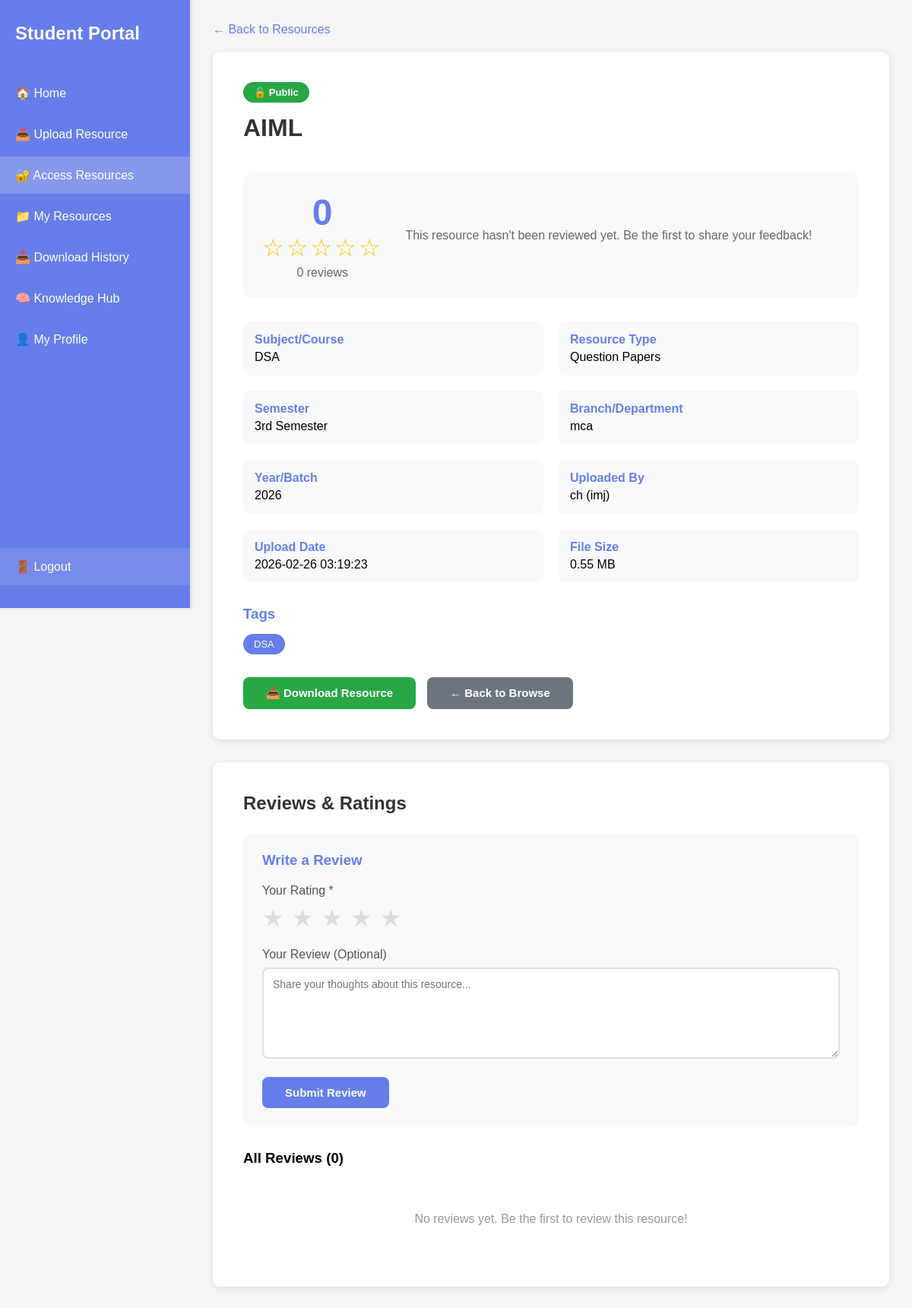
Page /resource/5 (signed in) on the committed database.
### tables this page shows
CREATE TABLE resources (
            id INTEGER PRIMARY KEY AUTOINCREMENT,
            user_id INTEGER NOT NULL,
            title TEXT NOT NULL,
            subject TEXT NOT NULL,
            semester TEXT NOT NULL,
            resource_type TEXT NOT NULL,
            year_batch TEXT NOT NULL,
            description TEXT,
            tags TEXT,
            filename TEXT NOT NULL,
            original_filename TEXT NOT NULL,
            file_size INTEGER,
            upload_date TIMESTAMP DEFAULT CURRENT_TIMESTAMP, privacy TEXT DEFAULT 'Public', approval_status TEXT DEFAULT 'approved',
            FOREIGN KEY (user_id) REFERENCES users (id)
        );

CREATE TABLE users (
            id INTEGER PRIMARY KEY AUTOINCREMENT,
            name TEXT NOT NULL,
            email TEXT UNIQUE NOT NULL,
            password TEXT NOT NULL,
            phone TEXT NOT NULL,
            college TEXT NOT NULL,
            branch TEXT NOT NULL,
            semester TEXT NOT NULL
        , blocked INTEGER DEFAULT 0);

### app.py (the view)
@app.route('/resource/<int:resource_id>')
def resource_detail(resource_id):
    if 'user' not in session:
        return redirect(url_for('login'))
    conn = get_db_connection()
    cursor = conn.cursor()
    cursor.execute('SELECT * FROM users WHERE email = ?', (session['user'],))
    user = cursor.fetchone()
    cursor.execute('''
        SELECT r.*, u.name as uploader_name, u.college as uploader_college, u.branch as uploader_branch
        FROM resources r
        JOIN users u ON r.user_id = u.id
        WHERE r.id = ?
    ''', (resource_id,))
    resource = cursor.fetchone()
    if not resource:
        conn.close()
        flash('Resource not found!', 'error')
        return redirect(url_for('access_resources'))
    resource_dict = dict(resource)
    if resource['privacy'] == 'Public':
        resource_dict['accessible'] = True
    elif resource['privacy'] == 'Private' and resource['uploader_college'] == user['college']:
        resource_dict['accessible'] = True
    else:
        resource_dict['accessible'] = False
    rating_info = get_resource_rating(resource_id)
    resource_dict['avg_rating'] = rating_info['avg_rating']
    resource_dict['review_count'] = rating_info['review_count']
    cursor.execute('''
        SELECT r.*, u.name as reviewer_name
        FROM reviews r
        JOIN users u ON r.user_id = u.id
        WHERE r.resource_id = ?
        ORDER BY r.created_at DESC
    ''', (resource_id,))
    reviews = [dict(row) for row in cursor.fetchall()]
    user_review = get_user_review(resource_id, user['id'])
    conn.close()
    return render_template('resource_detail.html',
                         resource=resource_dict,
                         reviews=reviews,
                         user_review=user_review,
                         user=user)

### app.py (called while the page is built)
def get_db_connection():
    conn = sqlite3.connect('users.db')
    conn.row_factory = sqlite3.Row
    return conn

def get_resource_rating(resource_id):
    conn = get_db_connection()
    cursor = conn.cursor()
    cursor.execute('''
        SELECT
            COALESCE(AVG(rating), 0) as avg_rating,
            COUNT(*) as review_count
        FROM reviews
        WHERE resource_id = ?
    ''', (resource_id,))
    result = cursor.fetchone()
    conn.close()
    return {
        'avg_rating': round(result['avg_rating'], 1) if result['avg_rating'] else 0,
        'review_count': result['review_count']
    }

def get_user_review(resource_id, user_id):
    conn = get_db_connection()
    cursor = conn.cursor()
    cursor.execute('''
        SELECT * FROM reviews
        WHERE resource_id = ? AND user_id = ?
    ''', (resource_id, user_id))
    review = cursor.fetchone()
    conn.close()
    return dict(review) if review else None

### templates/resource_detail.html (shortened to what this page needs)
<!DOCTYPE html>
<html lang="en">
<head>
</head>
<body>
    <div class="sidebar">
        <div class="nav-brand">Student Portal</div>
        <ul class="nav-menu">
            <li><a href="/dashboard">🏠 Home</a></li>
            <li><a href="/upload_page">📤 Upload Resource</a></li>
            <li><a href="/access_resources" class="active">🔐 Access Resources</a></li>
            <li><a href="/my_resources">📁 My Resources</a></li>
            <li><a href="/download_history">📥 Download History</a></li>
            <li><a href="/knowledge_hub">🧠 Knowledge Hub</a></li>
            <li><a href="/my_profile">👤 My Profile</a></li>
            <li class="logout-item"><a href="/logout" class="logout-link">🚪 Logout</a></li>
        </ul>
    </div>
    <div class="main-content">
        <a href="/access_resources" class="back-link">← Back to Resources</a>
        <div class="content-box">
            <div class="resource-header">
                <div class="resource-title-section">
                    <span
                        class="privacy-badge {% if resource.privacy == 'Public' %}badge-public{% else %}badge-private{% endif %}">
                        {% if resource.privacy == 'Public' %}🔓 Public{% else %}🔒 Private{% endif %}
                    </span>
                    <h1>{{ resource.title }}</h1>
                </div>
            </div>
            <div class="rating-summary">
                <div class="rating-large">
                    <div class="rating-number">{{ resource.avg_rating }}</div>
                    <div class="stars-large">{{ '★' * resource.avg_rating|int }}{{ '☆' * (5 - resource.avg_rating|int)
                        }}</div>
                    <div class="rating-count">{{ resource.review_count }} review{{ 's' if resource.review_count != 1
                        else '' }}</div>
                </div>
                <div style="flex: 1;">
                    <p style="color: #666; line-height: 1.6;">
                        {% if resource.review_count > 0 %}
                        This resource has been reviewed by {{ resource.review_count }} user{{ 's' if
                        resource.review_count != 1 else '' }}
                        with an average rating of {{ resource.avg_rating }} out of 5 stars.
                        {% else %}
                        This resource hasn't been reviewed yet. Be the first to share your feedback!
                        {% endif %}
                    </p>
                </div>
            </div>
            <div class="resource-info">
                <div class="info-item">
                    <strong>Subject/Course</strong>
                    {{ resource.subject }}
                </div>
                <div class="info-item">
                    <strong>Resource Type</strong>
                    {{ resource.resource_type }}
                </div>
                <div class="info-item">
                    <strong>Semester</strong>
                    {{ resource.semester }}
                </div>
                <div class="info-item">
                    <strong>Branch/Department</strong>
                    {{ resource.uploader_branch }}
                </div>
                <div class="info-item">
                    <strong>Year/Batch</strong>
                    {{ resource.year_batch }}
                </div>
                <div class="info-item">
                    <strong>Uploaded By</strong>
                    {{ resource.uploader_name }} ({{ resource.uploader_college }})
                </div>
                <div class="info-item">
                    <strong>Upload Date</strong>
                    {{ resource.upload_date }}
                </div>
                <div class="info-item">
                    <strong>File Size</strong>
                    {{ (resource.file_size / 1024 / 1024)|round(2) }} MB
                </div>
            </div>
            {% if resource.tags %}
            <div class="description-section">
                <h3>Tags</h3>
                <div class="tags-display">
                    {% for tag in resource.tags.split(',') %}
                    <span class="tag">{{ tag.strip() }}</span>
                    {% endfor %}
                </div>
            </div>
            {% endif %}
            {% if resource.accessible %}
            <div class="action-buttons">
                <a href="/download/{{ resource.id }}" class="btn btn-success">📥 Download Resource</a>
                <a href="/access_resources" class="btn btn-secondary">← Back to Browse</a>
            </div>
            {% endif %}
        </div>
        {% if resource.accessible %}
        <div class="reviews-section">
            <h2>Reviews & Ratings</h2>
            <div class="review-form">
                <h3>{% if user_review %}Edit Your Review{% else %}Write a Review{% endif %}</h3>
                <form method="POST" action="/submit_review/{{ resource.id }}">
                    <div class="form-group">
                        <label>Your Rating *</label>
                        <div class="star-rating" id="starRating">
                            <span class="star-input" data-rating="1">★</span>
                            <span class="star-input" data-rating="2">★</span>
                            <span class="star-input" data-rating="3">★</span>
                            <span class="star-input" data-rating="4">★</span>
                            <span class="star-input" data-rating="5">★</span>
                        </div>
                    </div>
                    <div class="form-group">
                        <label>Your Review (Optional)</label>
                        <textarea name="review_text"
                            placeholder="Share your thoughts about this resource...">{{ user_review.review_text if user_review else '' }}</textarea>
                    </div>
                    <div class="form-actions">
                        <button type="submit" class="btn btn-primary">{% if user_review %}Update Review{% else %}Submit
                            Review{% endif %}</button>
                    </div>
                </form>
            </div>
            <h3 style="margin-bottom: 20px;">All Reviews ({{ reviews|length }})</h3>
            {% if reviews %}
            {% for review in reviews %}
            <div class="review-item">
                <div class="review-header">
                    <div class="reviewer-info">
                        <span class="reviewer-name">{{ review.reviewer_name }}</span>
                        <span class="review-stars">{{ '★' * review.rating }}{{ '☆' * (5 - review.rating) }}</span>
                    </div>
                    <span class="review-date">{{ review.created_at }}</span>
                </div>
                {% if review.review_text %}
                <div class="review-text">{{ review.review_text }}</div>
                {% endif %}
                {% if review.updated_at != review.created_at %}
                <div style="color: #999; font-size: 12px; margin-top: 8px; font-style: italic;">
                    Edited on {{ review.updated_at }}
                </div>
                {% endif %}
            </div>
            {% endfor %}
            {% else %}
            <div class="empty-reviews">
                <p>No reviews yet. Be the first to review this resource!</p>
            </div>
            {% endif %}
        </div>
        {% endif %}
    </div>
</body>
</html>

### templates/resource_detail.html (style rules this page uses)
* { margin: 0; padding: 0; box-sizing: border-box; }
body { font-family: Arial, sans-serif; background: #f5f5f5; min-height: 100vh; }
.sidebar { position: fixed; left: 0; top: 0; width: 250px; height: 100vh; background: #667eea; padding: 30px 0; box-shadow: 2px 0 5px rgba(0, 0, 0, 0.1); display: flex; flex-direction: column; z-index: 100; }
.nav-brand { color: white; font-size: 24px; font-weight: bold; padding: 0 20px; margin-bottom: 40px; }
.nav-menu { list-style: none; display: flex; flex-direction: column; gap: 5px; flex: 1; }
.nav-menu li a { color: white; text-decoration: none; padding: 15px 20px; display: block; transition: background 0.3s; }
.nav-menu li a:hover, .nav-menu li a.active { background: rgba(255, 255, 255, 0.2); }
.logout-item { margin-top: auto; }
.logout-link { background: rgba(255, 255, 255, 0.1); }
.main-content { margin-left: 250px; padding: 30px; }
.back-link { display: inline-block; color: #667eea; text-decoration: none; margin-bottom: 20px; font-weight: 500; }
.content-box { background: white; padding: 40px; border-radius: 10px; box-shadow: 0 2px 10px rgba(0, 0, 0, 0.1); margin-bottom: 30px; }
h1 { color: #333; margin-bottom: 20px; }
.resource-header { display: flex; justify-content: space-between; align-items: start; margin-bottom: 30px; }
.resource-title-section h1 { margin-bottom: 10px; }
.privacy-badge { display: inline-block; padding: 6px 14px; border-radius: 20px; font-size: 13px; font-weight: 600; margin-bottom: 15px; }
.badge-public { background: #28a745; color: white; }
.rating-summary { background: #f8f9fa; padding: 25px; border-radius: 10px; margin-bottom: 30px; display: flex; align-items: center; gap: 30px; }
.rating-large { text-align: center; }
.rating-number { font-size: 48px; font-weight: bold; color: #667eea; }
.stars-large { color: #ffc107; font-size: 32px; letter-spacing: 3px; }
.rating-count { color: #666; margin-top: 5px; }
.resource-info { display: grid; grid-template-columns: 1fr 1fr; gap: 20px; margin-bottom: 30px; }
.info-item { background: #f8f9fa; padding: 15px; border-radius: 8px; }
.info-item strong { color: #667eea; display: block; margin-bottom: 5px; }
.description-section { margin-bottom: 30px; }
.description-section h3 { color: #667eea; margin-bottom: 15px; }
.tags-display { display: flex; flex-wrap: wrap; gap: 8px; margin-top: 15px; }
.tag { background: #667eea; color: white; padding: 6px 14px; border-radius: 20px; font-size: 13px; }
.action-buttons { display: flex; gap: 15px; margin-top: 30px; }
.btn { padding: 12px 30px; border: none; border-radius: 8px; font-size: 15px; font-weight: 600; cursor: pointer; text-decoration: none; display: inline-block; transition: all 0.3s; }
.btn-primary { background: #667eea; color: white; }
.btn-success { background: #28a745; color: white; }
.btn-secondary { background: #6c757d; color: white; }
.reviews-section { background: white; padding: 40px; border-radius: 10px; box-shadow: 0 2px 10px rgba(0, 0, 0, 0.1); }
.reviews-section h2 { color: #333; margin-bottom: 25px; }
.review-form { background: #f8f9fa; padding: 25px; border-radius: 10px; margin-bottom: 30px; }
.review-form h3 { color: #667eea; margin-bottom: 20px; }
.star-rating { display: flex; gap: 10px; margin-bottom: 20px; }
.star-input { font-size: 32px; cursor: pointer; color: #ddd; transition: color 0.2s; }
.form-group { margin-bottom: 20px; }
.form-group label { display: block; margin-bottom: 8px; color: #555; font-weight: 500; }
.form-group textarea { width: 100%; padding: 12px; border: 2px solid #e0e0e0; border-radius: 8px; font-size: 14px; font-family: Arial, sans-serif; resize: vertical; min-height: 120px; }
.form-actions { display: flex; gap: 10px; }
.empty-reviews { text-align: center; padding: 40px; color: #999; }

### rows in the picture
resources: title "AIML", subject "DSA", resource_type "Question Papers", semester "3rd Semester", year_batch "2026", upload_date "2026-02-26 03:19:23", (resource.file_size/1024/1024)|round(2) "0.55", strip "DSA"
users: uploader_branch "mca", uploader_name "ch", uploader_college "imj"

### other values in the picture
{{ resource.avg_rating }} "0"
{{ '☆' * (5 - resource.avg_rating|int) }} "☆☆☆☆☆"
{{ resource.review_count }} "0"
{{ 's' if resource.review_count != 1
                        else '' }} "s"
{{ reviews|length }} "0"
